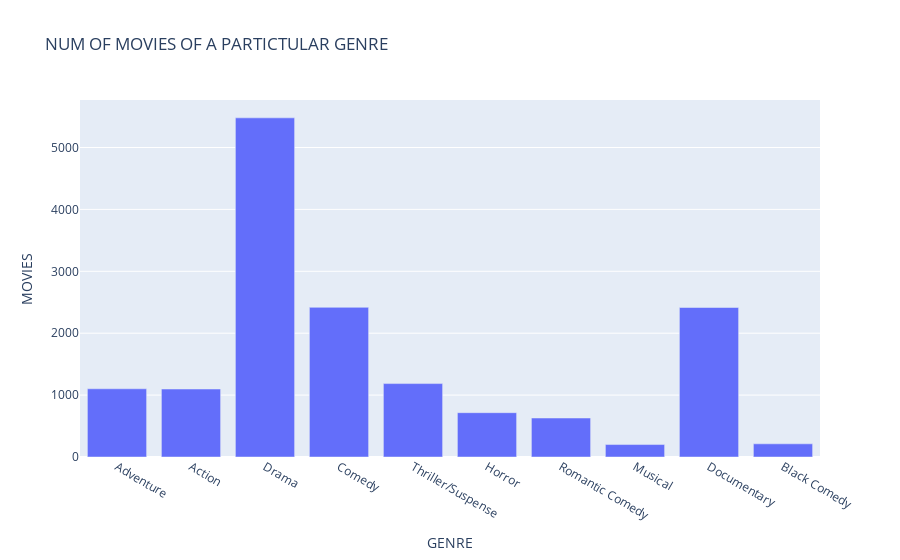

Write notebook code for a chart like this one.
### Markdown cell above
GENRE VS MOVIES

### Code cell
second_data_x = genre_data['GENRES']
second_data_y=genre_data['MOVIES']
second_graph_data = pd.DataFrame(dict(GENRE=second_data_x,MOVIES=second_data_y))
second_graph = px.bar(second_graph_data,x='GENRE',y='MOVIES',title='NUM OF MOVIES OF A PARTICTULAR GENRE')
second_graph.show()

### Figure 1 — Plotly figure (JSON) as saved in the notebook; plotly's stock layout.template omitted (floating-point values rounded to 4 significant figures)
{"data": [{"alignmentgroup": "True", "hovertemplate": "GENRE=%{x}<br>MOVIES=%{y}<extra></extra>", "legendgroup": "", "marker": {"color": "#636efa", "pattern": {"shape": ""}}, "name": "", "offsetgroup": "", "orientation": "v", "showlegend": false, "textposition": "auto", "type": "bar", "x": ["Adventure", "Action", "Drama", "Comedy", "Thriller/Suspense", "Horror", "Romantic Comedy", "Musical", "Documentary", "Black Comedy"], "xaxis": "x", "y": [1102, 1098, 5479, 2418, 1186, 716, 630, 201, 2415, 213], "yaxis": "y"}], "layout": {"autosize": true, "barmode": "relative", "legend": {"tracegroupgap": 0}, "title": {"text": "NUM OF MOVIES OF A PARTICTULAR GENRE"}, "xaxis": {"anchor": "y", "autorange": true, "domain": [0, 1], "range": [-0.5, 9.5], "title": {"text": "GENRE"}, "type": "category"}, "yaxis": {"anchor": "x", "autorange": true, "domain": [0, 1], "range": [0, 5767.0], "title": {"text": "MOVIES"}, "type": "linear"}}}
